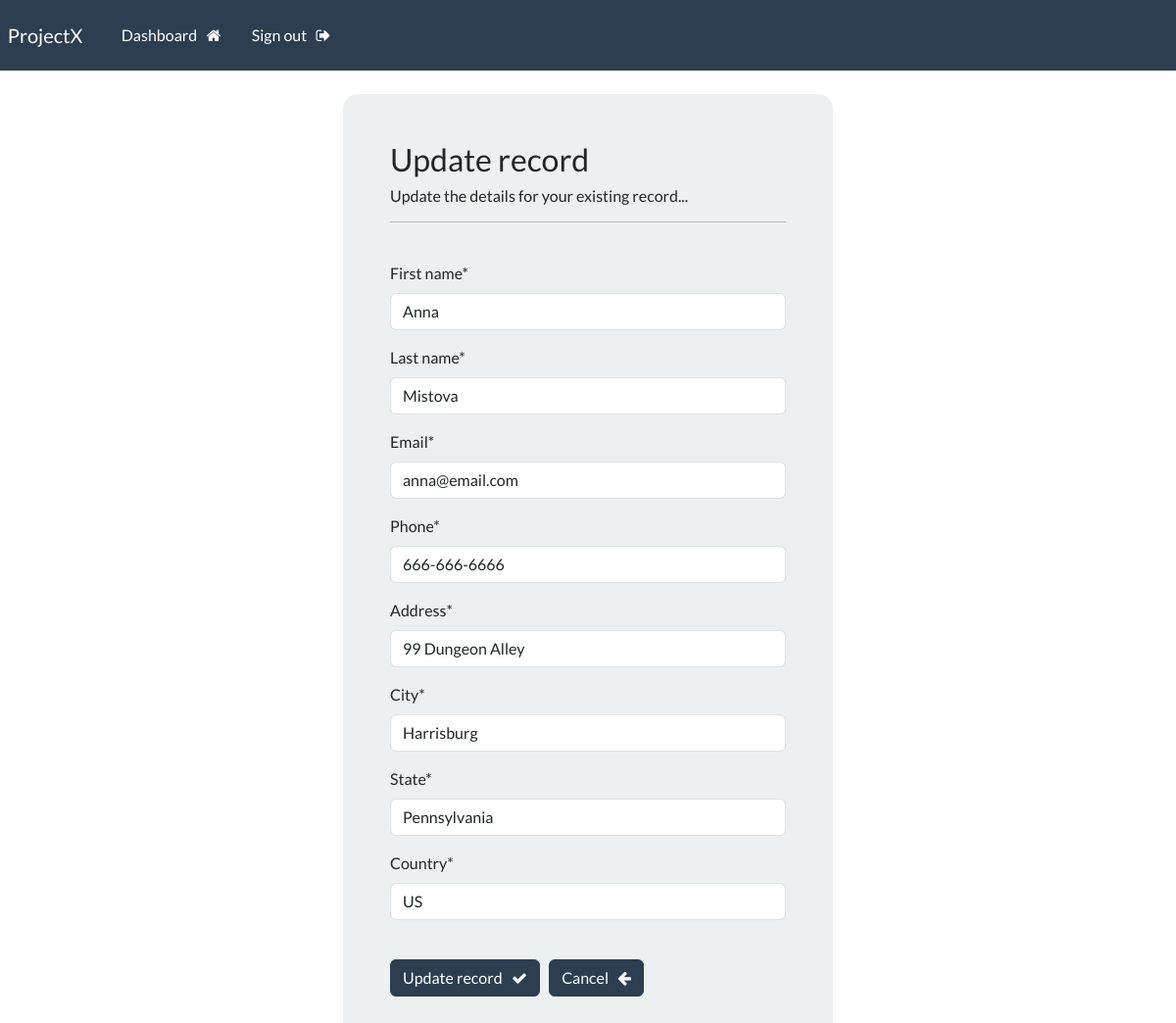
The page /update-record/3 (signed in) on the database its author committed.
### webapp/models.py (models this page shows, shortened)
class Record (models.Model):
    creation_date = models.DateTimeField(auto_now_add=True)
    first_name = models.CharField(max_length=50)
    last_name = models.CharField(max_length=50)
    email = models.CharField(max_length=50)
    phone = models.CharField(max_length=50)
    address = models.CharField(max_length=100)
    city = models.CharField(max_length=50)
    state = models.CharField(max_length=50)
    country = models.CharField(max_length=50)

### webapp/views.py (the view)
# urls.py: path('update-record/<int:id>', views.update_record, name='update-record'), # U
@login_required(login_url='my-login')
def update_record (request, id):
    record = Record.objects.get(id=id)
    form = UpdateRecordForm(instance=record)
    if request.method == 'POST':
        form = UpdateRecordForm(request.POST, instance=record)
        if form.is_valid():
            form.save()
            messages.success(request, 'Record updated successfully.')
            return redirect ('dashboard')
    context = {'form': form}
    template_name = 'webapp/update-record.html'
    return render (request, template_name, context)

### webapp/forms.py
class UpdateRecordForm (forms.ModelForm):
    class Meta:
        model = Record
        fields = ['first_name', 'last_name', 'email', 'phone',
                  'address', 'city', 'state', 'country']

### webapp/templates/webapp/update-record.html (shortened to what this page needs)
{% extends 'webapp/base.html' %}
{% load crispy_forms_tags %}
{% block content %}
    <div class="container bg-light shadow-md p-5 form-layout">
        <h3> Update record </h3>
        <h6> Update the details for your existing record... </h6>
        <hr><br>
        <form method="POST" autocomplete="off">
            {{ form | crispy }}
            <br>
            <button type="submit" class="btn btn-primary">
                Update record &nbsp; <i class="fa fa-check" aria-hidden="true"></i>
            </button>
            <a href="{% url 'dashboard' %}" class="btn btn-primary">
                Cancel &nbsp; <i class="fa fa-arrow-left" aria-hidden="true"></i>
            </a>
        </form>
    </div>
{% endblock %}

### static/css/styles.css (style rules this page uses)
.form-layout { border-radius: 15px; width: 500px; }

### rows shown on the page
Record: first_name "Anna", last_name "Mistova", email "anna@email.com", phone "666-666-6666", address "99 Dungeon Alley", city "Harrisburg", state "Pennsylvania", country "US"
